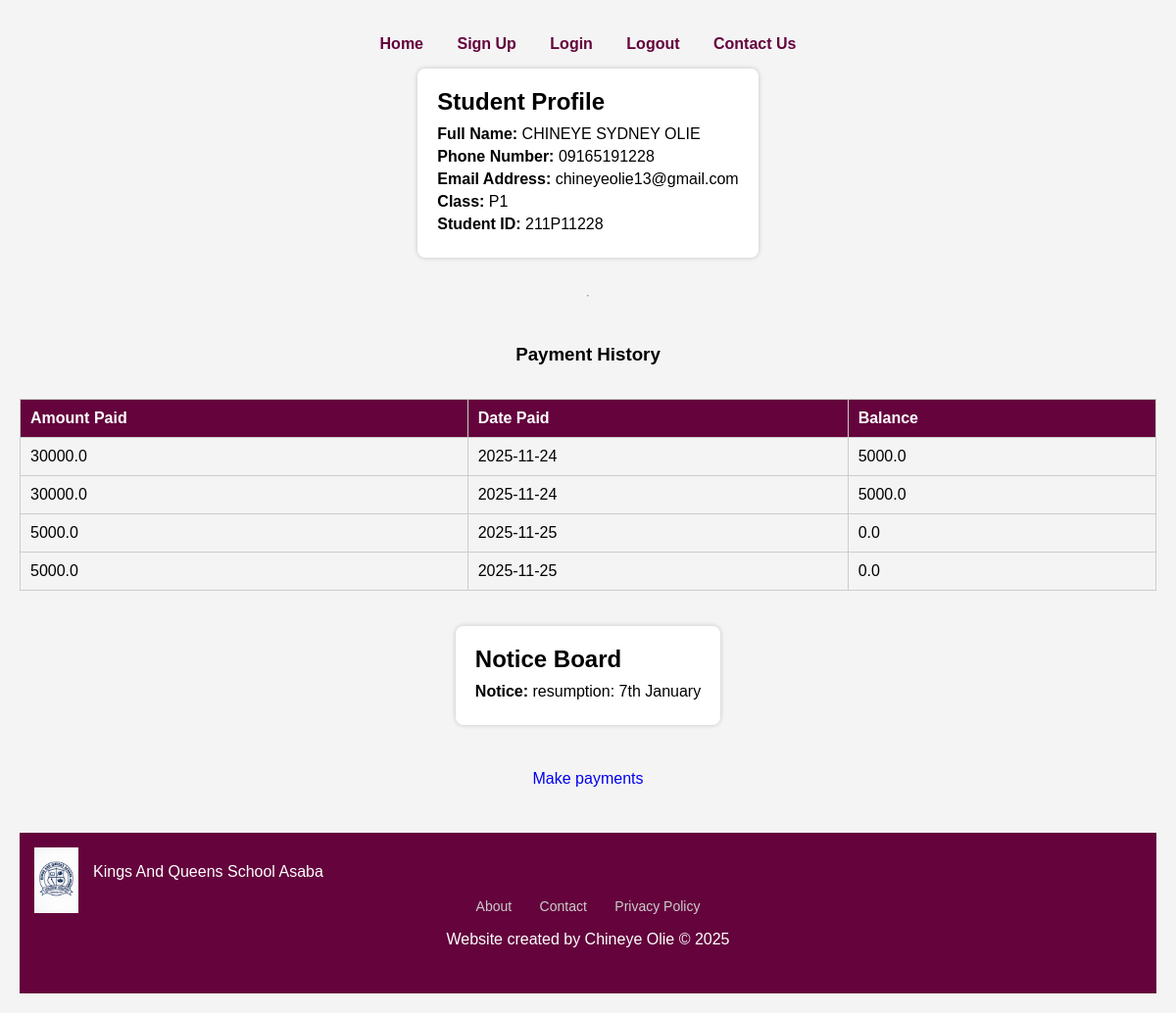
/adminstudent_profile/211P11228, run on the app's committed database.
### website/models.py (models this page shows)
class User(db.Model, UserMixin):
    id = db.Column(db.Integer, primary_key=True)
    student_id = db.Column(db.String(20), nullable=False)
    name = db.Column(db.String(100))
    email = db.Column(db.String(150), unique=True)
    phone = db.Column(db.String(20), nullable=False)
    password = db.Column(db.String(150), nullable=False)
    class_level = db.Column(db.String(10), nullable=False)

class Payment(db.Model):
    id = db.Column(db.Integer, primary_key=True)
    student_id = db.Column(db.Integer, db.ForeignKey('user.id'))
    amount_paid = db.Column(db.Float)
    balance = db.Column(db.Float)
    date_paid = db.Column(db.Date)

class Calender(db.Model, UserMixin):
    id = db.Column(db.Integer, primary_key=True)
    content= db.Column(db.Text)

### website/input.py (the view)
@input.route('/adminstudent_profile/<student_id>')
def student_profile(student_id):
    user = User.query.filter_by(student_id=student_id).first_or_404()
    payments = Payment.query.filter_by(student_id=student_id).all()
    calender = Calender.query.first()
    return render_template("adminstudent_profile.html", user=user, payments=payments, calender=calender)

### website/templates/adminstudent_profile.html (shortened to what this page needs)
<!DOCTYPE html>
<html lang="en">
<head>
    <link href="static/style.css" rel="stylesheet" >
</head>
<body>
    <nav>
        <ul>
            <li><a id="home" href="/">Home</a></li>
      <li><a id="signUp" href="/signup">Sign Up</a></li>
      <li><a id="login" href="/login">Login</a></li>
      <li><a id="logout" href="/logout">Logout</a></li>
      <li><a id="contact" href="/contact">Contact Us</a></li>
        </ul>
    </nav>
    <div class="profile-box">
        <div class="profile-title">Student Profile</div>
        <p class="profile-field"><strong>Full Name:</strong> {{ user.name }}</p>
        <p class="profile-field"><strong>Phone Number:</strong> {{ user.phone }}</p>
        <p class="profile-field"><strong>Email Address:</strong> {{ user.email }}</p>
        <p class="profile-field"><strong>Class:</strong> {{ user.class_level }}</p>
        <p class="profile-field"><strong>Student ID:</strong> {{ user.student_id }}</p>
    </div>
    <hr>
    <h3>Payment History</h3>
    {% if payments %}
        <table>
            <tr>
                <th>Amount Paid</th>
                <th>Date Paid</th>
                <th>Balance</th>
            </tr>
            {% for payment in payments %}
            <tr>
                <td>{{ payment.amount_paid }}</td>
                <td>{{ payment.date_paid }}</td>
                <td>{{ payment.balance }}</td>
            </tr>
            {% endfor %}
        </table>
    {% else %}
        <p>No payments have been recorded for this student.</p>
    {% endif %}
    <br><br>
    <div class="profile-box">
      <div class="profile-title">Notice Board</div>
      <p class="profile-field"><strong>Notice:</strong> {{ calender.content }}</p>
      </div>
  <p><a href="/payment">Make payments</p></a>
    <footer class="footer">
        <div class="footer-content">
          <img src= "{{ url_for('static', filename='file_0000000051a8620a8e2cce67cac70511.png') }}" alt="school logo" class="footer-logo">
      </div>
      <p class="footer-writing">Kings And Queens School Asaba</p>
      <br><br>
      <div class="footer-links">
        <a href="/about">About</a>
        <a href="/contact">Contact</a>
        <a href="/privacypolicy">Privacy Policy</a>
      </div>
        <p> Website created by Chineye Olie &copy; 2025</p>
      </footer>
</body>
</html>

### website/static/style.css (style rules this page uses)
body { background-color: #f0f0f0; font-family:sans-serif; display: flex; flex-direction: column; align-items: center; margin: 0; }
nav ul { list-style-type: none; padding: 0; }
nav ul li { display: inline; margin: 0 15px; }
nav ul li a { color: white; text-decoration: none; font-weight: bold; }
footer { margin-top: 30px; text-align: center; color: #555; }
.footer { background-color: rgb(100, 3, 60);; color: #fff; width: 100%; padding: 30px 0; text-align: center; position: relative; left: 0; bottom: 0; }
.footer-content { display: flex; flex-direction: column; align-items: center; gap: 15px; }
.footer-logo { width: 45px; height: auto; position: absolute; top: 15px; left: 15px; z-index: 2; }
.footer-writing { position: absolute; top: 15px; left: 75px; z-index: 2; }
.footer-links a { color: #ccc; margin: 0 12px; text-decoration: none; font-size: 14px; }
a { text-decoration: none; }
.profile-box { background: white; padding: 20px; margin-bottom: 30px; border-radius: 8px; box-shadow: 0 0 5px rgba(0,0,0,0.2); }
.profile-title { font-size: 24px; margin-bottom: 10px; font-weight: bold; }
.profile-field { margin: 5px 0; font-size: 16px; }
table { width: 100%; border-collapse: collapse; margin-top: 15px; }
table th, table td { border: 1px solid #ccc; padding: 10px; text-align: left; }
table th { background: #a30280; color: white; }
h3 { margin-top: 40px; }
body { font-family: Arial, sans-serif; padding: 20px; background: #f4f4f4; }
table th { background: rgb(100, 3, 60); color: white; }

### website/templates/adminstudent_profile.html (style rules this page uses)
body { font-family: Arial, sans-serif; padding: 20px; background: #f4f4f4; }
.profile-box { background: white; padding: 20px; margin-bottom: 30px; border-radius: 8px; box-shadow: 0 0 5px rgba(0,0,0,0.2); }
.profile-title { font-size: 24px; margin-bottom: 10px; font-weight: bold; }
.profile-field { margin: 5px 0; font-size: 16px; }
table { width: 100%; border-collapse: collapse; margin-top: 15px; }
table th, table td { border: 1px solid #ccc; padding: 10px; text-align: left; }
table th { background: rgb(100, 3, 60); color: white; }
h3 { margin-top: 40px; }
nav ul { list-style-type: none; padding: 0; }
nav ul li { display: inline; margin: 0 15px; }
nav ul li a { color: rgb(100, 3, 60); text-decoration: none; font-weight: bold; }
.footer { background-color: rgb(100, 3, 60);; color: #fff; width: 100%; padding: 30px 0; text-align: center; position: relative; left: 0; bottom: 0; }
.footer-content { display: flex; flex-direction: column; align-items: center; gap: 15px; }
.footer-logo { width: 45px; height: auto; position: absolute; top: 15px; left: 15px; z-index: 2; }
.footer-writing { position: absolute; top: 15px; left: 75px; z-index: 2; }
.footer-links a { color: #ccc; margin: 0 12px; text-decoration: none; font-size: 14px; }

### data on the page
User: name "CHINEYE SYDNEY OLIE", phone "09165191228", email "chineyeolie13@gmail.com", class_level "P1", student_id "211P11228"
Payment: amount_paid "30000.0", date_paid "2025-11-24", balance "5000.0"
Payment: amount_paid "30000.0", date_paid "2025-11-24", balance "5000.0"
Payment: amount_paid "5000.0", date_paid "2025-11-25", balance "0.0"
Payment: amount_paid "5000.0", date_paid "2025-11-25", balance "0.0"
Calender: content "resumption: 7th January"
